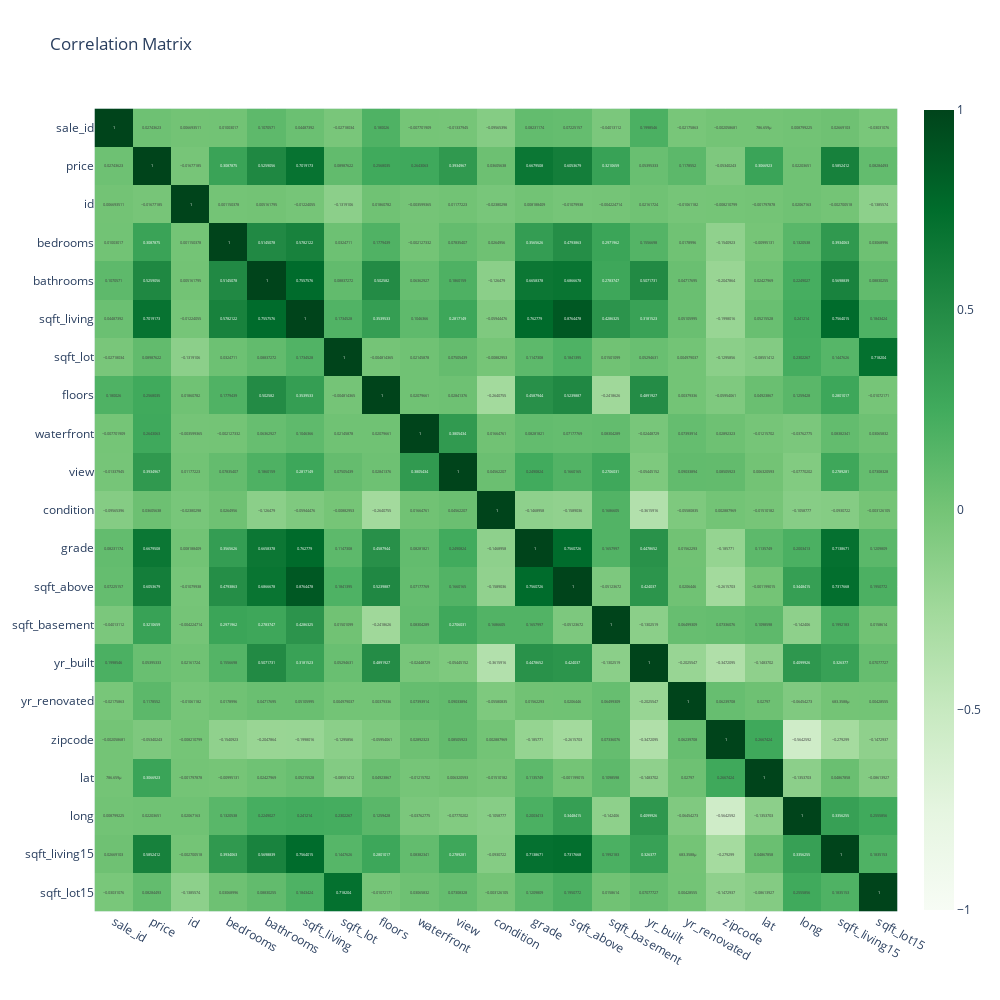

Write notebook code for a chart like this one.
### Code cell
import plotly.express as px

fig = px.imshow(corr_new, 
                text_auto=True,  
                height = 1000, width = 1000,
                 color_continuous_scale="Greens",
                color_continuous_midpoint = 0.0,
                range_color=[-1, 1],
                title="Correlation Matrix")

fig.show()

### Figure 1 — Plotly figure (JSON) as saved in the notebook; plotly's stock layout.template omitted (floating-point values rounded to 4 significant figures; data arrays with more than 128 entries replaced by an {"elided": "..."} marker saying what was removed)
{"data": [{"coloraxis": "coloraxis", "hovertemplate": "x: %{x}<br>y: %{y}<br>color: %{z}<extra></extra>", "name": "0", "texttemplate": "%{z}", "type": "heatmap", "x": ["sale_id", "price", "id", "bedrooms", "bathrooms", "sqft_living", "sqft_lot", "floors", "waterfront", "view", "condition", "grade", "sqft_above", "sqft_basement", "yr_built", "yr_renovated", "zipcode", "lat", "long", "sqft_living15", "sqft_lot15"], "xaxis": "x", "y": ["sale_id", "price", "id", "bedrooms", "bathrooms", "sqft_living", "sqft_lot", "floors", "waterfront", "view", "condition", "grade", "sqft_above", "sqft_basement", "yr_built", "yr_renovated", "zipcode", "lat", "long", "sqft_living15", "sqft_lot15"], "yaxis": "y", "z": {"elided": "21x21 float values"}}], "layout": {"coloraxis": {"cmax": 1, "cmid": 0, "cmin": -1, "colorscale": [[0, "rgb(247,252,245)"], [0.125, "rgb(229,245,224)"], [0.25, "rgb(199,233,192)"], [0.375, "rgb(161,217,155)"], [0.5, "rgb(116,196,118)"], [0.625, "rgb(65,171,93)"], [0.75, "rgb(35,139,69)"], [0.875, "rgb(0,109,44)"], [1, "rgb(0,68,27)"]]}, "height": 1000, "title": {"text": "Correlation Matrix"}, "width": 1000, "xaxis": {"anchor": "y", "constrain": "domain", "domain": [0, 1], "scaleanchor": "y"}, "yaxis": {"anchor": "x", "autorange": "reversed", "constrain": "domain", "domain": [0, 1]}}}
